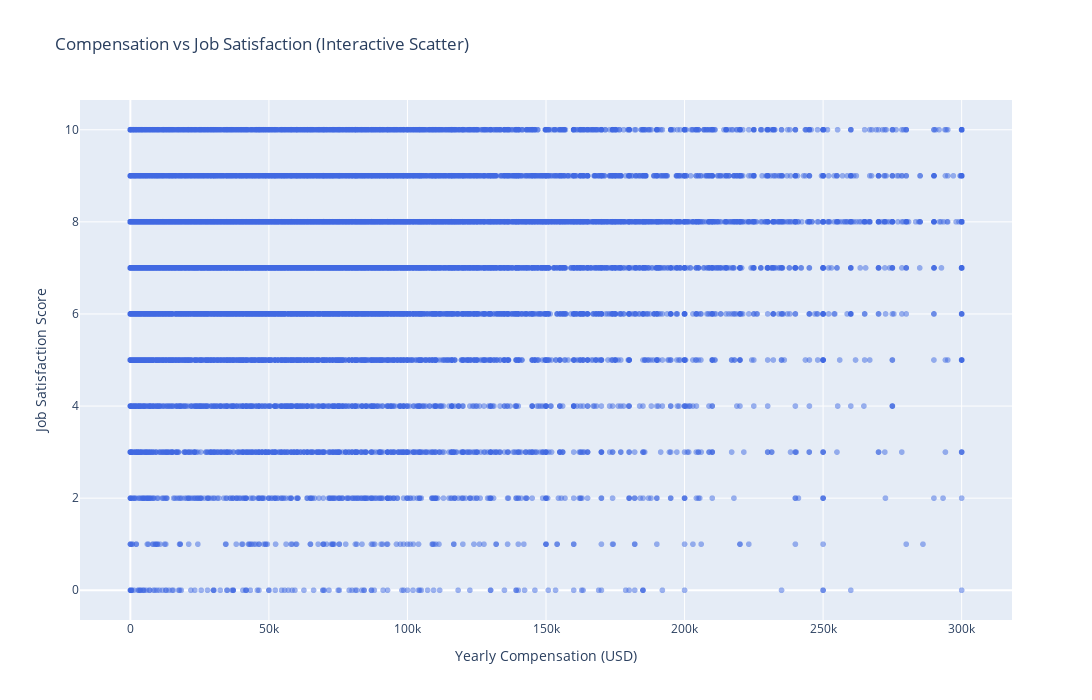

This figure's notebook cell:
### Code cell
import plotly.express as px

fig = px.scatter(
    df[df['ConvertedCompYearly'] <= 300000],
    x='ConvertedCompYearly',
    y='JobSat',
    opacity=0.5,
    color_discrete_sequence=['royalblue'],
    title='Compensation vs Job Satisfaction (Interactive Scatter)',
    labels={'ConvertedCompYearly':'Yearly Compensation (USD)', 'JobSat':'Job Satisfaction Score'}
)
fig.update_layout(width=1200, height=700)
fig.show()

### Figure 1 — Plotly figure (JSON) as saved in the notebook; plotly's stock layout.template omitted (floating-point values rounded to 4 significant figures; data arrays with more than 128 entries replaced by an {"elided": "..."} marker saying what was removed)
{"data": [{"hovertemplate": "Yearly Compensation (USD)=%{x}<br>Job Satisfaction Score=%{y}<extra></extra>", "legendgroup": "", "marker": {"color": "royalblue", "opacity": 0.5, "symbol": "circle"}, "mode": "markers", "name": "", "showlegend": false, "type": "scattergl", "x": {"elided": "23389 float values"}, "xaxis": "x", "y": {"elided": "23389 float values"}, "yaxis": "y"}], "layout": {"height": 700, "legend": {"tracegroupgap": 0}, "title": {"text": "Compensation vs Job Satisfaction (Interactive Scatter)"}, "width": 1200, "xaxis": {"anchor": "y", "domain": [0, 1], "title": {"text": "Yearly Compensation (USD)"}}, "yaxis": {"anchor": "x", "domain": [0, 1], "title": {"text": "Job Satisfaction Score"}}}}
